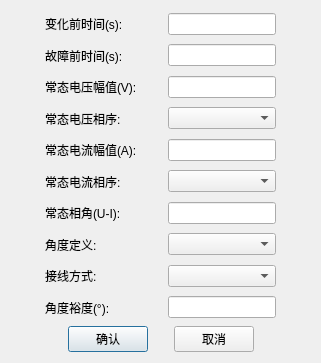
<?xml version="1.0" encoding="UTF-8"?>
<ui version="4.0">
 <class>QPowerDirCommonParasDlg</class>
 <widget class="QDialog" name="QPowerDirCommonParasDlg">
  <property name="geometry">
   <rect>
    <x>0</x>
    <y>0</y>
    <width>321</width>
    <height>363</height>
   </rect>
  </property>
  <property name="windowTitle">
   <string>通用参数</string>
  </property>
  <layout class="QHBoxLayout" name="horizontalLayout">
   <item>
    <layout class="QVBoxLayout" name="verticalLayout">
     <item>
      <layout class="QGridLayout" name="gridLayout">
       <property name="leftMargin">
        <number>10</number>
       </property>
       <property name="rightMargin">
        <number>10</number>
       </property>
       <item row="0" column="3">
        <widget class="QLineEdit" name="m_editPrepareTime">
         <property name="sizePolicy">
          <sizepolicy hsizetype="Fixed" vsizetype="Fixed">
           <horstretch>0</horstretch>
           <verstretch>0</verstretch>
          </sizepolicy>
         </property>
         <property name="maximumSize">
          <size>
           <width>150</width>
           <height>16777215</height>
          </size>
         </property>
        </widget>
       </item>
       <item row="6" column="3">
        <widget class="QLineEdit" name="m_editPreAngle">
         <property name="sizePolicy">
          <sizepolicy hsizetype="Fixed" vsizetype="Fixed">
           <horstretch>0</horstretch>
           <verstretch>0</verstretch>
          </sizepolicy>
         </property>
         <property name="maximumSize">
          <size>
           <width>150</width>
           <height>16777215</height>
          </size>
         </property>
        </widget>
       </item>
       <item row="4" column="3">
        <widget class="QLineEdit" name="m_editIPre">
         <property name="sizePolicy">
          <sizepolicy hsizetype="Fixed" vsizetype="Fixed">
           <horstretch>0</horstretch>
           <verstretch>0</verstretch>
          </sizepolicy>
         </property>
         <property name="maximumSize">
          <size>
           <width>150</width>
           <height>16777215</height>
          </size>
         </property>
        </widget>
       </item>
       <item row="0" column="1">
        <widget class="QLabel" name="m_labPrepareTime">
         <property name="sizePolicy">
          <sizepolicy hsizetype="Preferred" vsizetype="Expanding">
           <horstretch>0</horstretch>
           <verstretch>0</verstretch>
          </sizepolicy>
         </property>
         <property name="text">
          <string>变化前时间(s):</string>
         </property>
        </widget>
       </item>
       <item row="9" column="3">
        <widget class="QLineEdit" name="m_editAngleMargin">
         <property name="sizePolicy">
          <sizepolicy hsizetype="Fixed" vsizetype="Fixed">
           <horstretch>0</horstretch>
           <verstretch>0</verstretch>
          </sizepolicy>
         </property>
         <property name="maximumSize">
          <size>
           <width>150</width>
           <height>16777215</height>
          </size>
         </property>
        </widget>
       </item>
       <item row="7" column="1">
        <widget class="QLabel" name="m_labAngleMode">
         <property name="sizePolicy">
          <sizepolicy hsizetype="Preferred" vsizetype="Expanding">
           <horstretch>0</horstretch>
           <verstretch>0</verstretch>
          </sizepolicy>
         </property>
         <property name="text">
          <string>角度定义:</string>
         </property>
        </widget>
       </item>
       <item row="1" column="3">
        <widget class="QLineEdit" name="m_editPreFaultTime">
         <property name="sizePolicy">
          <sizepolicy hsizetype="Fixed" vsizetype="Fixed">
           <horstretch>0</horstretch>
           <verstretch>0</verstretch>
          </sizepolicy>
         </property>
         <property name="maximumSize">
          <size>
           <width>150</width>
           <height>16777215</height>
          </size>
         </property>
        </widget>
       </item>
       <item row="2" column="3">
        <widget class="QLineEdit" name="m_editUPre">
         <property name="sizePolicy">
          <sizepolicy hsizetype="Fixed" vsizetype="Fixed">
           <horstretch>0</horstretch>
           <verstretch>0</verstretch>
          </sizepolicy>
         </property>
         <property name="maximumSize">
          <size>
           <width>150</width>
           <height>16777215</height>
          </size>
         </property>
        </widget>
       </item>
       <item row="8" column="1">
        <widget class="QLabel" name="m_labConnectMode">
         <property name="sizePolicy">
          <sizepolicy hsizetype="Preferred" vsizetype="Expanding">
           <horstretch>0</horstretch>
           <verstretch>0</verstretch>
          </sizepolicy>
         </property>
         <property name="text">
          <string>接线方式:</string>
         </property>
        </widget>
       </item>
       <item row="9" column="1">
        <widget class="QLabel" name="m_labAngleMargin">
         <property name="sizePolicy">
          <sizepolicy hsizetype="Preferred" vsizetype="Expanding">
           <horstretch>0</horstretch>
           <verstretch>0</verstretch>
          </sizepolicy>
         </property>
         <property name="text">
          <string>角度裕度(°):</string>
         </property>
        </widget>
       </item>
       <item row="4" column="1">
        <widget class="QLabel" name="m_labIPre">
         <property name="sizePolicy">
          <sizepolicy hsizetype="Preferred" vsizetype="Expanding">
           <horstretch>0</horstretch>
           <verstretch>0</verstretch>
          </sizepolicy>
         </property>
         <property name="text">
          <string>常态电流幅值(A):</string>
         </property>
        </widget>
       </item>
       <item row="8" column="3">
        <widget class="CExBaseListComboBox" name="m_cbbConnectMode">
         <property name="sizePolicy">
          <sizepolicy hsizetype="Fixed" vsizetype="Fixed">
           <horstretch>0</horstretch>
           <verstretch>0</verstretch>
          </sizepolicy>
         </property>
         <property name="maximumSize">
          <size>
           <width>150</width>
           <height>16777215</height>
          </size>
         </property>
        </widget>
       </item>
       <item row="1" column="1">
        <widget class="QLabel" name="m_labPreFaultTime">
         <property name="sizePolicy">
          <sizepolicy hsizetype="Preferred" vsizetype="Expanding">
           <horstretch>0</horstretch>
           <verstretch>0</verstretch>
          </sizepolicy>
         </property>
         <property name="text">
          <string>故障前时间(s):</string>
         </property>
        </widget>
       </item>
       <item row="3" column="1">
        <widget class="QLabel" name="m_labUPhSet">
         <property name="sizePolicy">
          <sizepolicy hsizetype="Preferred" vsizetype="Expanding">
           <horstretch>0</horstretch>
           <verstretch>0</verstretch>
          </sizepolicy>
         </property>
         <property name="text">
          <string>常态电压相序:</string>
         </property>
        </widget>
       </item>
       <item row="5" column="1">
        <widget class="QLabel" name="m_labIPhSet">
         <property name="sizePolicy">
          <sizepolicy hsizetype="Preferred" vsizetype="Expanding">
           <horstretch>0</horstretch>
           <verstretch>0</verstretch>
          </sizepolicy>
         </property>
         <property name="text">
          <string>常态电流相序:</string>
         </property>
        </widget>
       </item>
       <item row="6" column="1">
        <widget class="QLabel" name="m_labPreAngle">
         <property name="sizePolicy">
          <sizepolicy hsizetype="Preferred" vsizetype="Expanding">
           <horstretch>0</horstretch>
           <verstretch>0</verstretch>
          </sizepolicy>
         </property>
         <property name="text">
          <string>常态相角(U-I):</string>
         </property>
        </widget>
       </item>
       <item row="2" column="1">
        <widget class="QLabel" name="m_labUPre">
         <property name="sizePolicy">
          <sizepolicy hsizetype="Preferred" vsizetype="Expanding">
           <horstretch>0</horstretch>
           <verstretch>0</verstretch>
          </sizepolicy>
         </property>
         <property name="text">
          <string>常态电压幅值(V):</string>
         </property>
        </widget>
       </item>
       <item row="3" column="3">
        <widget class="CExBaseListComboBox" name="m_cbbUPhSet">
         <property name="sizePolicy">
          <sizepolicy hsizetype="Fixed" vsizetype="Fixed">
           <horstretch>0</horstretch>
           <verstretch>0</verstretch>
          </sizepolicy>
         </property>
         <property name="maximumSize">
          <size>
           <width>150</width>
           <height>16777215</height>
          </size>
         </property>
        </widget>
       </item>
       <item row="5" column="3">
        <widget class="CExBaseListComboBox" name="m_cbbIPhSet">
         <property name="sizePolicy">
          <sizepolicy hsizetype="Fixed" vsizetype="Fixed">
           <horstretch>0</horstretch>
           <verstretch>0</verstretch>
          </sizepolicy>
         </property>
         <property name="maximumSize">
          <size>
           <width>150</width>
           <height>16777215</height>
          </size>
         </property>
        </widget>
       </item>
       <item row="7" column="3">
        <widget class="CExBaseListComboBox" name="m_cbbAngleMode">
         <property name="sizePolicy">
          <sizepolicy hsizetype="Fixed" vsizetype="Fixed">
           <horstretch>0</horstretch>
           <verstretch>0</verstretch>
          </sizepolicy>
         </property>
         <property name="maximumSize">
          <size>
           <width>150</width>
           <height>16777215</height>
          </size>
         </property>
        </widget>
       </item>
       <item row="0" column="4">
        <spacer name="horizontalSpacer_2">
         <property name="orientation">
          <enum>Qt::Horizontal</enum>
         </property>
         <property name="sizeHint" stdset="0">
          <size>
           <width>40</width>
           <height>20</height>
          </size>
         </property>
        </spacer>
       </item>
       <item row="0" column="0">
        <spacer name="horizontalSpacer">
         <property name="orientation">
          <enum>Qt::Horizontal</enum>
         </property>
         <property name="sizeHint" stdset="0">
          <size>
           <width>40</width>
           <height>20</height>
          </size>
         </property>
        </spacer>
       </item>
       <item row="0" column="2">
        <spacer name="horizontalSpacer_3">
         <property name="orientation">
          <enum>Qt::Horizontal</enum>
         </property>
         <property name="sizeHint" stdset="0">
          <size>
           <width>40</width>
           <height>20</height>
          </size>
         </property>
        </spacer>
       </item>
      </layout>
     </item>
     <item>
      <layout class="QHBoxLayout" name="horizontalLayout_2">
       <item>
        <spacer name="horizontalSpacer_4">
         <property name="orientation">
          <enum>Qt::Horizontal</enum>
         </property>
         <property name="sizeHint" stdset="0">
          <size>
           <width>40</width>
           <height>20</height>
          </size>
         </property>
        </spacer>
       </item>
       <item>
        <widget class="QPushButton" name="m_btnOk">
         <property name="sizePolicy">
          <sizepolicy hsizetype="Fixed" vsizetype="Fixed">
           <horstretch>0</horstretch>
           <verstretch>0</verstretch>
          </sizepolicy>
         </property>
         <property name="text">
          <string>确认</string>
         </property>
        </widget>
       </item>
       <item>
        <spacer name="horizontalSpacer_6">
         <property name="orientation">
          <enum>Qt::Horizontal</enum>
         </property>
         <property name="sizeType">
          <enum>QSizePolicy::Fixed</enum>
         </property>
         <property name="sizeHint" stdset="0">
          <size>
           <width>20</width>
           <height>20</height>
          </size>
         </property>
        </spacer>
       </item>
       <item>
        <widget class="QPushButton" name="m_btnCancel">
         <property name="sizePolicy">
          <sizepolicy hsizetype="Fixed" vsizetype="Fixed">
           <horstretch>0</horstretch>
           <verstretch>0</verstretch>
          </sizepolicy>
         </property>
         <property name="text">
          <string>取消</string>
         </property>
        </widget>
       </item>
       <item>
        <spacer name="horizontalSpacer_5">
         <property name="orientation">
          <enum>Qt::Horizontal</enum>
         </property>
         <property name="sizeHint" stdset="0">
          <size>
           <width>40</width>
           <height>20</height>
          </size>
         </property>
        </spacer>
       </item>
      </layout>
     </item>
    </layout>
   </item>
  </layout>
 </widget>
 <customwidgets>
  <customwidget>
   <class>CExBaseListComboBox</class>
   <extends>QComboBox</extends>
   <header>../../../../Module/BaseClass/QT/QExBaseListComboBox.h</header>
  </customwidget>
 </customwidgets>
 <resources/>
 <connections/>
</ui>
